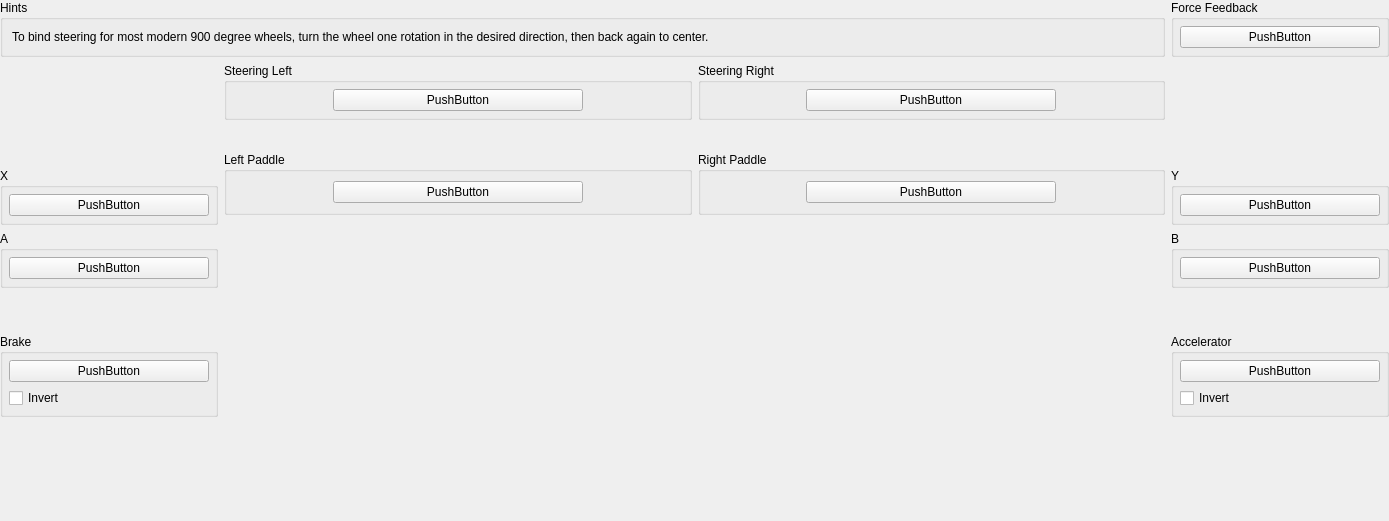
<?xml version="1.0" encoding="UTF-8"?>
<ui version="4.0">
 <class>USBBindingWidget_GTForce</class>
 <widget class="QWidget" name="USBBindingWidget_GTForce">
  <property name="geometry">
   <rect>
    <x>0</x>
    <y>0</y>
    <width>1389</width>
    <height>521</height>
   </rect>
  </property>
  <property name="sizePolicy">
   <sizepolicy hsizetype="MinimumExpanding" vsizetype="Preferred">
    <horstretch>0</horstretch>
    <verstretch>0</verstretch>
   </sizepolicy>
  </property>
  <property name="minimumSize">
   <size>
    <width>1100</width>
    <height>500</height>
   </size>
  </property>
  <layout class="QGridLayout" name="gridLayout">
   <property name="leftMargin">
    <number>0</number>
   </property>
   <property name="topMargin">
    <number>0</number>
   </property>
   <property name="rightMargin">
    <number>0</number>
   </property>
   <property name="bottomMargin">
    <number>0</number>
   </property>
   <item row="0" column="0" colspan="3">
    <layout class="QHBoxLayout" name="horizontalLayout_6" stretch="1,0">
     <item>
      <widget class="QGroupBox" name="groupBox_6">
       <property name="title">
        <string>Hints</string>
       </property>
       <layout class="QHBoxLayout" name="horizontalLayout_5">
        <item>
         <widget class="QLabel" name="label_2">
          <property name="text">
           <string>To bind steering for most modern 900 degree wheels, turn the wheel one rotation in the desired direction, then back again to center.</string>
          </property>
          <property name="wordWrap">
           <bool>true</bool>
          </property>
         </widget>
        </item>
       </layout>
      </widget>
     </item>
     <item>
      <widget class="QGroupBox" name="groupBox_33">
       <property name="title">
        <string>Force Feedback</string>
       </property>
       <layout class="QGridLayout" name="gridLayout_32">
        <property name="leftMargin">
         <number>6</number>
        </property>
        <property name="topMargin">
         <number>6</number>
        </property>
        <property name="rightMargin">
         <number>6</number>
        </property>
        <property name="bottomMargin">
         <number>6</number>
        </property>
        <item row="0" column="0">
         <widget class="InputBindingWidget" name="FFDevice">
          <property name="minimumSize">
           <size>
            <width>200</width>
            <height>0</height>
           </size>
          </property>
          <property name="maximumSize">
           <size>
            <width>200</width>
            <height>16777215</height>
           </size>
          </property>
          <property name="text">
           <string notr="true">PushButton</string>
          </property>
         </widget>
        </item>
       </layout>
      </widget>
     </item>
    </layout>
   </item>
   <item row="1" column="0">
    <layout class="QVBoxLayout" name="verticalLayout_3" stretch="1,0,0,0,0,1">
     <item>
      <spacer name="verticalSpacer_3">
       <property name="orientation">
        <enum>Qt::Orientation::Vertical</enum>
       </property>
       <property name="sizeHint" stdset="0">
        <size>
         <width>20</width>
         <height>40</height>
        </size>
       </property>
      </spacer>
     </item>
     <item>
      <widget class="QGroupBox" name="groupBox_9">
       <property name="title">
        <string>X</string>
       </property>
       <layout class="QGridLayout" name="gridLayout_9">
        <property name="leftMargin">
         <number>6</number>
        </property>
        <property name="topMargin">
         <number>6</number>
        </property>
        <property name="rightMargin">
         <number>6</number>
        </property>
        <property name="bottomMargin">
         <number>6</number>
        </property>
        <item row="0" column="0">
         <widget class="InputBindingWidget" name="X">
          <property name="minimumSize">
           <size>
            <width>200</width>
            <height>0</height>
           </size>
          </property>
          <property name="maximumSize">
           <size>
            <width>200</width>
            <height>16777215</height>
           </size>
          </property>
          <property name="text">
           <string notr="true">PushButton</string>
          </property>
         </widget>
        </item>
       </layout>
      </widget>
     </item>
     <item>
      <widget class="QGroupBox" name="groupBox_7">
       <property name="title">
        <string>A</string>
       </property>
       <layout class="QGridLayout" name="gridLayout_7">
        <property name="leftMargin">
         <number>6</number>
        </property>
        <property name="topMargin">
         <number>6</number>
        </property>
        <property name="rightMargin">
         <number>6</number>
        </property>
        <property name="bottomMargin">
         <number>6</number>
        </property>
        <item row="0" column="0">
         <widget class="InputBindingWidget" name="A">
          <property name="minimumSize">
           <size>
            <width>200</width>
            <height>0</height>
           </size>
          </property>
          <property name="maximumSize">
           <size>
            <width>200</width>
            <height>16777215</height>
           </size>
          </property>
          <property name="text">
           <string notr="true">PushButton</string>
          </property>
         </widget>
        </item>
       </layout>
      </widget>
     </item>
     <item>
      <spacer name="verticalSpacer_2">
       <property name="orientation">
        <enum>Qt::Orientation::Vertical</enum>
       </property>
       <property name="sizeHint" stdset="0">
        <size>
         <width>20</width>
         <height>40</height>
        </size>
       </property>
      </spacer>
     </item>
     <item>
      <widget class="QGroupBox" name="groupBox_29">
       <property name="title">
        <string>Brake</string>
       </property>
       <layout class="QGridLayout" name="gridLayout_30">
        <property name="leftMargin">
         <number>6</number>
        </property>
        <property name="topMargin">
         <number>6</number>
        </property>
        <property name="rightMargin">
         <number>6</number>
        </property>
        <property name="bottomMargin">
         <number>6</number>
        </property>
        <item row="0" column="0">
         <widget class="InputBindingWidget" name="Brake">
          <property name="minimumSize">
           <size>
            <width>200</width>
            <height>0</height>
           </size>
          </property>
          <property name="maximumSize">
           <size>
            <width>200</width>
            <height>16777215</height>
           </size>
          </property>
          <property name="text">
           <string notr="true">PushButton</string>
          </property>
         </widget>
        </item>
        <item row="1" column="0">
         <widget class="QCheckBox" name="BrakeInvert">
          <property name="toolTip">
           <string>Switches the binding between the positive and the negative half of the axis (+Axis / -Axis).</string>
          </property>
          <property name="text">
           <string>Invert</string>
          </property>
         </widget>
        </item>
       </layout>
      </widget>
     </item>
     <item>
      <spacer name="verticalSpacer_5">
       <property name="orientation">
        <enum>Qt::Orientation::Vertical</enum>
       </property>
       <property name="sizeHint" stdset="0">
        <size>
         <width>20</width>
         <height>40</height>
        </size>
       </property>
      </spacer>
     </item>
    </layout>
   </item>
   <item row="1" column="1">
    <layout class="QVBoxLayout" name="verticalLayout_2">
     <item>
      <layout class="QHBoxLayout" name="horizontalLayout_2">
       <item>
        <widget class="QGroupBox" name="groupBox_21">
         <property name="title">
          <string>Steering Left</string>
         </property>
         <layout class="QGridLayout" name="gridLayout_21">
          <property name="leftMargin">
           <number>6</number>
          </property>
          <property name="topMargin">
           <number>6</number>
          </property>
          <property name="rightMargin">
           <number>6</number>
          </property>
          <property name="bottomMargin">
           <number>6</number>
          </property>
          <item row="0" column="0">
           <widget class="InputBindingWidget" name="SteeringLeft">
            <property name="sizePolicy">
             <sizepolicy hsizetype="Expanding" vsizetype="Fixed">
              <horstretch>0</horstretch>
              <verstretch>0</verstretch>
             </sizepolicy>
            </property>
            <property name="maximumSize">
             <size>
              <width>250</width>
              <height>16777215</height>
             </size>
            </property>
            <property name="text">
             <string notr="true">PushButton</string>
            </property>
           </widget>
          </item>
         </layout>
        </widget>
       </item>
       <item>
        <widget class="QGroupBox" name="groupBox_24">
         <property name="title">
          <string>Steering Right</string>
         </property>
         <layout class="QGridLayout" name="gridLayout_24">
          <property name="leftMargin">
           <number>6</number>
          </property>
          <property name="topMargin">
           <number>6</number>
          </property>
          <property name="rightMargin">
           <number>6</number>
          </property>
          <property name="bottomMargin">
           <number>6</number>
          </property>
          <item row="0" column="0">
           <widget class="InputBindingWidget" name="SteeringRight">
            <property name="sizePolicy">
             <sizepolicy hsizetype="Expanding" vsizetype="Fixed">
              <horstretch>0</horstretch>
              <verstretch>0</verstretch>
             </sizepolicy>
            </property>
            <property name="maximumSize">
             <size>
              <width>250</width>
              <height>16777215</height>
             </size>
            </property>
            <property name="text">
             <string notr="true">PushButton</string>
            </property>
           </widget>
          </item>
         </layout>
        </widget>
       </item>
      </layout>
     </item>
     <item>
      <layout class="QHBoxLayout" name="horizontalLayout_4">
       <item>
        <spacer name="horizontalSpacer">
         <property name="orientation">
          <enum>Qt::Orientation::Horizontal</enum>
         </property>
         <property name="sizeHint" stdset="0">
          <size>
           <width>40</width>
           <height>20</height>
          </size>
         </property>
        </spacer>
       </item>
       <item>
        <widget class="QLabel" name="label">
         <property name="sizePolicy">
          <sizepolicy hsizetype="Fixed" vsizetype="Fixed">
           <horstretch>0</horstretch>
           <verstretch>0</verstretch>
          </sizepolicy>
         </property>
         <property name="maximumSize">
          <size>
           <width>400</width>
           <height>266</height>
          </size>
         </property>
         <property name="text">
          <string/>
         </property>
         <property name="pixmap">
          <pixmap resource="../resources/resources.qrc">:/images/GT_Force.svg</pixmap>
         </property>
         <property name="scaledContents">
          <bool>true</bool>
         </property>
        </widget>
       </item>
       <item>
        <spacer name="horizontalSpacer_2">
         <property name="orientation">
          <enum>Qt::Orientation::Horizontal</enum>
         </property>
         <property name="sizeHint" stdset="0">
          <size>
           <width>40</width>
           <height>20</height>
          </size>
         </property>
        </spacer>
       </item>
      </layout>
     </item>
     <item>
      <layout class="QHBoxLayout" name="horizontalLayout">
       <item>
        <widget class="QGroupBox" name="groupBox_34">
         <property name="title">
          <string>Left Paddle</string>
         </property>
         <layout class="QGridLayout" name="gridLayout_34">
          <item row="0" column="0">
           <widget class="InputBindingWidget" name="MenuDown">
            <property name="sizePolicy">
             <sizepolicy hsizetype="Expanding" vsizetype="Fixed">
              <horstretch>0</horstretch>
              <verstretch>0</verstretch>
             </sizepolicy>
            </property>
            <property name="minimumSize">
             <size>
              <width>0</width>
              <height>0</height>
             </size>
            </property>
            <property name="maximumSize">
             <size>
              <width>250</width>
              <height>16777215</height>
             </size>
            </property>
            <property name="text">
             <string notr="true">PushButton</string>
            </property>
           </widget>
          </item>
         </layout>
        </widget>
       </item>
       <item>
        <widget class="QGroupBox" name="groupBox_22">
         <property name="minimumSize">
          <size>
           <width>200</width>
           <height>0</height>
          </size>
         </property>
         <property name="title">
          <string>Right Paddle</string>
         </property>
         <layout class="QGridLayout" name="gridLayout_22">
          <property name="leftMargin">
           <number>6</number>
          </property>
          <property name="topMargin">
           <number>6</number>
          </property>
          <property name="rightMargin">
           <number>6</number>
          </property>
          <property name="bottomMargin">
           <number>6</number>
          </property>
          <item row="0" column="0">
           <widget class="InputBindingWidget" name="MenuUp">
            <property name="sizePolicy">
             <sizepolicy hsizetype="Expanding" vsizetype="Fixed">
              <horstretch>0</horstretch>
              <verstretch>0</verstretch>
             </sizepolicy>
            </property>
            <property name="maximumSize">
             <size>
              <width>250</width>
              <height>16777215</height>
             </size>
            </property>
            <property name="text">
             <string notr="true">PushButton</string>
            </property>
           </widget>
          </item>
         </layout>
        </widget>
       </item>
      </layout>
     </item>
     <item>
      <spacer name="verticalSpacer">
       <property name="orientation">
        <enum>Qt::Orientation::Vertical</enum>
       </property>
       <property name="sizeHint" stdset="0">
        <size>
         <width>20</width>
         <height>40</height>
        </size>
       </property>
      </spacer>
     </item>
    </layout>
   </item>
   <item row="1" column="2">
    <layout class="QVBoxLayout" name="verticalLayout" stretch="1,0,0,0,0,1">
     <item>
      <spacer name="verticalSpacer_6">
       <property name="orientation">
        <enum>Qt::Orientation::Vertical</enum>
       </property>
       <property name="sizeHint" stdset="0">
        <size>
         <width>20</width>
         <height>40</height>
        </size>
       </property>
      </spacer>
     </item>
     <item>
      <widget class="QGroupBox" name="groupBox_28">
       <property name="title">
        <string>Y</string>
       </property>
       <layout class="QGridLayout" name="gridLayout_29">
        <property name="leftMargin">
         <number>6</number>
        </property>
        <property name="topMargin">
         <number>6</number>
        </property>
        <property name="rightMargin">
         <number>6</number>
        </property>
        <property name="bottomMargin">
         <number>6</number>
        </property>
        <item row="0" column="0">
         <widget class="InputBindingWidget" name="Y">
          <property name="minimumSize">
           <size>
            <width>200</width>
            <height>0</height>
           </size>
          </property>
          <property name="maximumSize">
           <size>
            <width>200</width>
            <height>16777215</height>
           </size>
          </property>
          <property name="text">
           <string notr="true">PushButton</string>
          </property>
         </widget>
        </item>
       </layout>
      </widget>
     </item>
     <item>
      <widget class="QGroupBox" name="groupBox_27">
       <property name="title">
        <string>B</string>
       </property>
       <layout class="QGridLayout" name="gridLayout_28">
        <property name="leftMargin">
         <number>6</number>
        </property>
        <property name="topMargin">
         <number>6</number>
        </property>
        <property name="rightMargin">
         <number>6</number>
        </property>
        <property name="bottomMargin">
         <number>6</number>
        </property>
        <item row="0" column="0">
         <widget class="InputBindingWidget" name="B">
          <property name="minimumSize">
           <size>
            <width>200</width>
            <height>0</height>
           </size>
          </property>
          <property name="maximumSize">
           <size>
            <width>200</width>
            <height>16777215</height>
           </size>
          </property>
          <property name="text">
           <string notr="true">PushButton</string>
          </property>
         </widget>
        </item>
       </layout>
      </widget>
     </item>
     <item>
      <spacer name="verticalSpacer_7">
       <property name="orientation">
        <enum>Qt::Orientation::Vertical</enum>
       </property>
       <property name="sizeHint" stdset="0">
        <size>
         <width>20</width>
         <height>40</height>
        </size>
       </property>
      </spacer>
     </item>
     <item>
      <widget class="QGroupBox" name="groupBox_32">
       <property name="title">
        <string>Accelerator</string>
       </property>
       <layout class="QGridLayout" name="gridLayout_31">
        <property name="leftMargin">
         <number>6</number>
        </property>
        <property name="topMargin">
         <number>6</number>
        </property>
        <property name="rightMargin">
         <number>6</number>
        </property>
        <property name="bottomMargin">
         <number>6</number>
        </property>
        <item row="0" column="0">
         <widget class="InputBindingWidget" name="Throttle">
          <property name="minimumSize">
           <size>
            <width>200</width>
            <height>0</height>
           </size>
          </property>
          <property name="maximumSize">
           <size>
            <width>200</width>
            <height>16777215</height>
           </size>
          </property>
          <property name="text">
           <string notr="true">PushButton</string>
          </property>
         </widget>
        </item>
        <item row="1" column="0">
         <widget class="QCheckBox" name="ThrottleInvert">
          <property name="toolTip">
           <string>Switches the binding between the positive and the negative half of the axis (+Axis / -Axis).</string>
          </property>
          <property name="text">
           <string>Invert</string>
          </property>
         </widget>
        </item>
       </layout>
      </widget>
     </item>
     <item>
      <spacer name="verticalSpacer_4">
       <property name="orientation">
        <enum>Qt::Orientation::Vertical</enum>
       </property>
       <property name="sizeHint" stdset="0">
        <size>
         <width>20</width>
         <height>40</height>
        </size>
       </property>
      </spacer>
     </item>
    </layout>
   </item>
  </layout>
 </widget>
 <customwidgets>
  <customwidget>
   <class>InputBindingWidget</class>
   <extends>QPushButton</extends>
   <header>Settings/InputBindingWidget.h</header>
  </customwidget>
 </customwidgets>
 <tabstops>
  <tabstop>SteeringLeft</tabstop>
  <tabstop>SteeringRight</tabstop>
  <tabstop>Brake</tabstop>
  <tabstop>Throttle</tabstop>
  <tabstop>MenuDown</tabstop>
  <tabstop>MenuUp</tabstop>
  <tabstop>X</tabstop>
  <tabstop>A</tabstop>
  <tabstop>Y</tabstop>
  <tabstop>B</tabstop>
  <tabstop>FFDevice</tabstop>
 </tabstops>
 <resources>
  <include location="../resources/resources.qrc"/>
 </resources>
 <connections/>
</ui>
